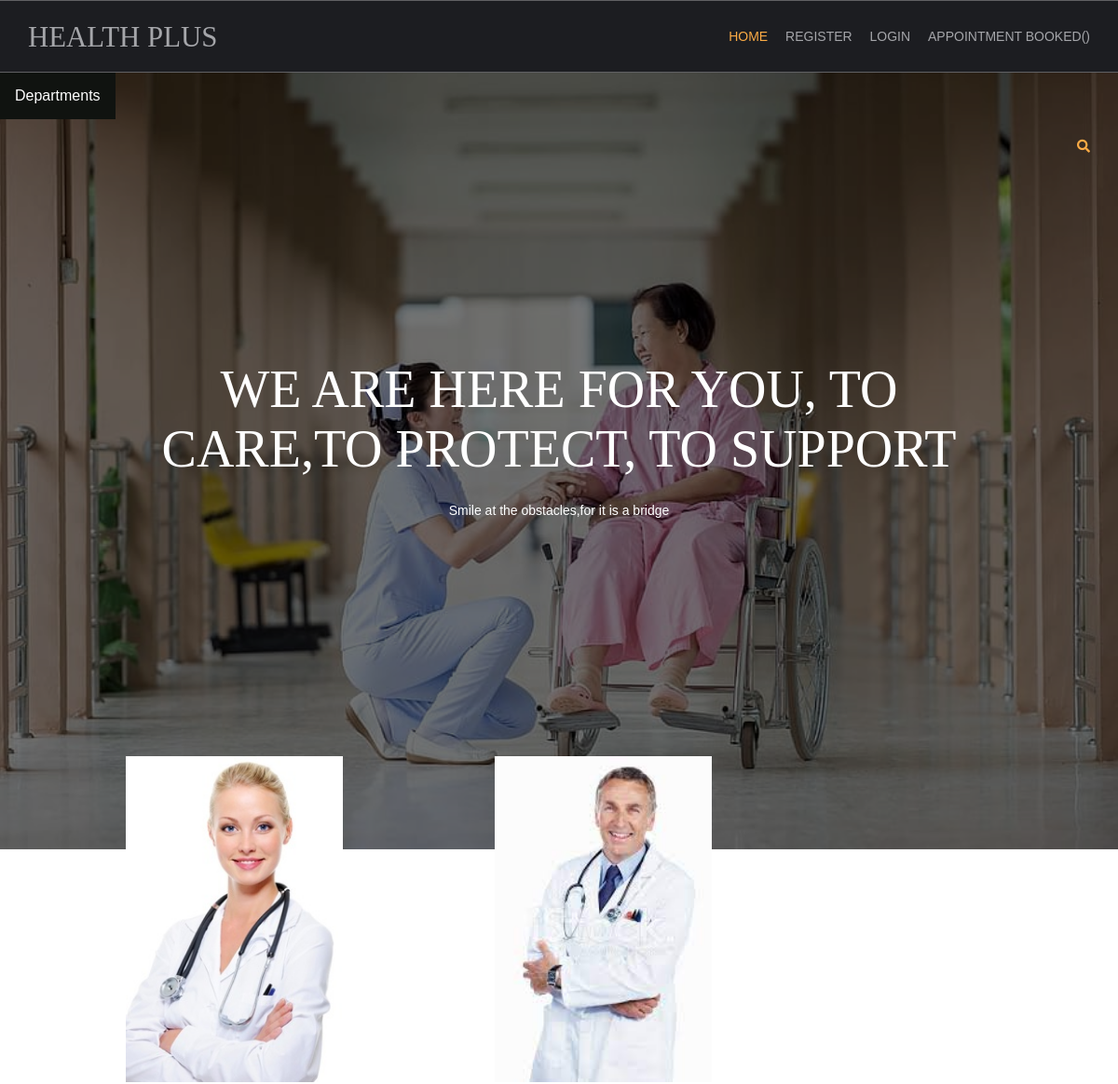
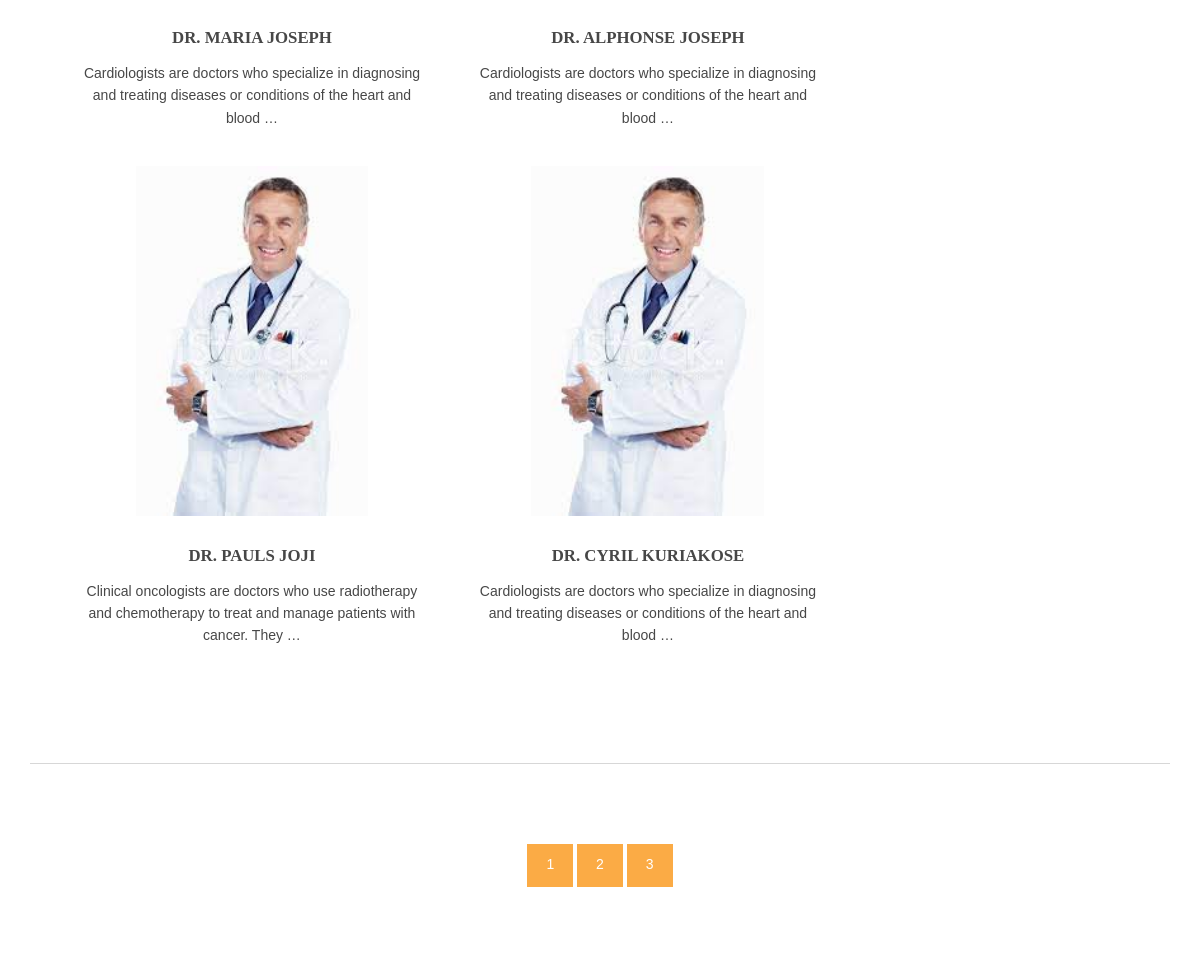
The page / on the database its author committed (2 pictures, top to bottom).
### dean/models.py (models this page shows, shortened)
class doctor(models.Model):
    def get_url(self):
        return reverse('details',args=[self.dept.slug,self.slug])
    name= models.CharField(max_length=250,unique=True)
    slug= models.SlugField(max_length=250,unique=True)
    img= models.ImageField(upload_to='doctor')
    desc= models.TextField()
    max_book= models.IntegerField()
    available= models.BooleanField()
    con_fee= models.IntegerField()
    dept=models.ForeignKey(dept,on_delete=models.CASCADE)

### dean/views.py (the view)
# urls.py: path('',views.home, name='hm'),
def home(request,c_slug=None):
    c_page=None
    prodt=None
    if c_slug!=None:
        c_page=get_object_or_404(dept,slug=c_slug)
        prodt=doctor.objects.filter(dept=c_page,available=True)#fK in products model
    else:
        prodt=doctor.objects.all().filter(available=True)
    ct=dept.objects.all()
    paginator=Paginator(prodt,4)
    try:
        page=int(request.GET.get('page','1'))
    except:
        page=1
    try:
        pro=paginator.page(page)
    except(EmptyPage,InvalidPage):
        pro=paginator.page(paginator.num_pages)
    return render(request,'index.html',{'pr':prodt,'ct':ct,'pg':pro})

### dean/models.py (called while the page is built)
    def get_url(self):
        return reverse('doct_dept',args=[self.slug])

### templates/index.html (shortened to what this page needs)
{% extends 'base.html' %}
  {% block body %}
{% load static %}
<head>
</head>
<div class="bgded overlay" style="background-image:url('{% static 'hm/images/demo/backgrounds/hosp.jpg' %}');">
  <div class="wrapper row0">
    <div class="category">
    <div class="dropdown">
      <button class="dropbtn">Departments</button>
    </div>
    </div>
      <div id="topbar" class="hoc clear">
        <div class="fl_right">
          <ul class="nospace">
            <li id="searchform">
            </li>
          </ul>
        </div>
      </div>
  </div>
  <div id="pageintro" class="hoc clear">
    <article>
      <h3 class="heading">We are here for you, to care,to protect, to support</h3>
      <p>Smile at the obstacles,for it is a bridge</p>
    </article>
  </div>
</div>
<div class="wrapper row3">
  <main class="hoc container clear">
    <section id="introblocks">
      <ul class="nospace group btmspace-80">
       {% for i in pg.object_list %}
        <li class="one_third ">
          <figure><a class="imgover" href="{{i.get_url}}"><img src="{{i.img.url}}" alt="" style="height:350;"></a>
            <figcaption>
              <h6 class="heading">Dr. {{i.name}}</h6>
              <p>{{i.desc|truncatewords:17}}</p>
            </figcaption>
          </figure>
        </li>
        {% endfor %}
      </ul>
    </section>
    <hr class="btmspace-80">
    <center>
      {% for p in pg.paginator.page_range %}
      <a href="?page={{p}}" class="btn btn-light btn-sm {% if pg.number == p%} active {% endif %}">{{p}}</a>
      {% endfor %}
    </center>
</main>
</div>
{% endblock %}

### templates/base.html (shortened to what this page needs)
{% load static %}
<html lang="">
<head>
<link href="{% static 'hm/layout/styles/layout.css' %}" rel="stylesheet" type="text/css" media="all">
</head>
<body id="top">
  <div class="wrapper row1">
    <header id="header" class="hoc clear">
      <div id="logo" class="fl_left">
        <h1><a href="/">Health Plus</a></h1>
      </div>
      <nav id="mainav" class="fl_right">
        <ul class="clear">
          <li class="active"><a href="/">Home</a></li>
          {% if user.is_authenticated %}
              <li>Welcome {{user.username}}</li>
              <li><a href="{% url 'logout' %}">Logout</a></li>
              {% else %}
              <li><a  href="{% url 'register' %}">Register</a></li>
              <li><a  href="{% url 'login' %}">Login</a></li>
              {% endif %}
              <li><a  href="/">Appointment Booked({{itc}})</a></li>
        </ul>
      </nav>
    </header>
  </div>
{% block body %}
{% endblock %}
</body>
</html>

### static/hm/layout/styles/layout.css (style rules this page uses)
.row1 { border:solid; border-width:1px 0; }
#topbar { padding:20px 0; font-size:.8rem; text-transform:uppercase; }
#topbar ul li { display:inline-block; margin-right:15px; }
#topbar ul li:last-child { margin-right:0; padding-right:0; border-right:none; }
#topbar #searchform { position:relative; line-height:1; z-index:9999; }
#topbar #searchform::after { display:block; height:18px; line-height:18px; padding:0; font-family:"Font Awesome\ 5 Free"; font-weight:900; font-size:1rem; content:"\f002"; }
#topbar #searchform ::placeholder { text-transform:capitalize; }
#header #logo { margin:22px 0 0 0; }
#header #logo h1 { margin:0; padding:0; font-size:2.2rem; text-transform:uppercase; }
#pageintro { padding:200px 0 300px; }
#pageintro article, #pageintro article p { display:block; max-width:75%; margin:0 auto; text-align:center; }
#pageintro article p { max-width:65%; line-height:2rem; }
#pageintro .heading { margin-bottom:20px; font-size:4rem; }
.container { padding:80px 0; }
#introblocks { display:block; position:relative; margin:-180px 0 0 0; z-index:1; text-align:center; }
#introblocks figure figcaption { display:block; padding:30px 0 0 0; text-align:center; }
#introblocks figure figcaption .heading { font-size:1.2rem; font-weight:700; margin-bottom:0; }
*, *::before, *::after { transition:all .3s ease-in-out; }
nav ul, nav ol { margin:0; padding:0; list-style:none; }
#mainav, #breadcrumb, .sidebar nav { line-height:normal; }
#mainav ul { text-transform:uppercase; }
#mainav li { display:inline-block; position:relative; margin:0 15px 0 0; padding:0; }
#mainav li:last-child { margin-right:0; }
#mainav li a { display:block; padding:30px 0; }
body { color:#A5A6AA; background-color:#1C1D21; }
a { color:#FBAB45; }
hr, .borderedbox { border-color:#D7D7D7; }
.overlay { color:#FFFFFF; background-color:inherit; }
.overlay::after { color:inherit; background-color:rgba(0,0,0,.55); }
.btn, .btn.inverse:hover { color:#FFFFFF; background-color:#FBAB45; border-color:#FBAB45; }
.imgover, .imgover:hover::after { color:#FFFFFF; }
.row1 { border-color:rgba(255,255,255,.3); }
.row3 { color:#474747; background-color:#FFFFFF; }
#topbar #searchform { color:#FBAB45; }
#header #logo h1 a { color:inherit; }
#pageintro { color:#FFFFFF; }
#mainav li a { color:inherit; }
#mainav .active a, #mainav a:hover, #mainav li:hover > a { color:#FBAB45; background-color:inherit; }
@media screen and (min-width:1140px) { .hoc { max-width:1140px; } }

### templates/index.html (style rules this page uses)
.dropbtn { background-color: #101310; color: white; padding: 16px; font-size: 16px; border: none; cursor: pointer; }
.dropdown { position: relative; display: inline-block; }

### rows shown on the page
doctor: img (picture), name "MARIA JOSEPH", desc "Cardiologists are doctors who specialize in diagnosing and treating diseases or conditions of the heart and blood …"
doctor: img (picture), name "ALPHONSE JOSEPH", desc "Cardiologists are doctors who specialize in diagnosing and treating diseases or conditions of the heart and blood …"
doctor: img (picture), name "PAULS JOJI", desc "Clinical oncologists are doctors who use radiotherapy and chemotherapy to treat and manage patients with cancer. They …"
doctor: img (picture), name "CYRIL KURIAKOSE", desc "Cardiologists are doctors who specialize in diagnosing and treating diseases or conditions of the heart and blood …"

### other values the page prints
{{ p }} "1" "2" "3"
